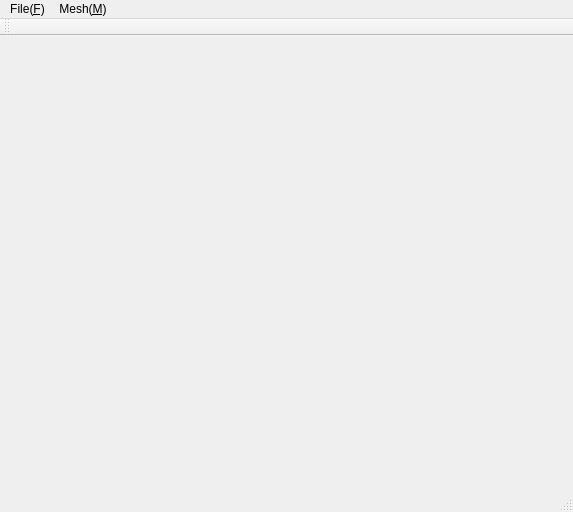
<?xml version="1.0" encoding="UTF-8"?>
<ui version="4.0">
 <class>subwindow1</class>
 <widget class="QMainWindow" name="subwindow1">
  <property name="geometry">
   <rect>
    <x>0</x>
    <y>0</y>
    <width>573</width>
    <height>512</height>
   </rect>
  </property>
  <property name="windowTitle">
   <string>subwindow1</string>
  </property>
  <widget class="QWidget" name="centralWidget">
   <layout class="QGridLayout" name="gridLayout">
    <item row="0" column="0">
     <widget class="visualWidget" name="widget" native="true"/>
    </item>
   </layout>
  </widget>
  <widget class="QMenuBar" name="menuBar">
   <property name="geometry">
    <rect>
     <x>0</x>
     <y>0</y>
     <width>573</width>
     <height>23</height>
    </rect>
   </property>
   <widget class="QMenu" name="menuFile_F">
    <property name="title">
     <string>File(&amp;F)</string>
    </property>
    <addaction name="actionNew"/>
    <addaction name="actionOpen"/>
    <addaction name="actionSave"/>
    <addaction name="actionSaveAs"/>
    <addaction name="actionExit"/>
   </widget>
   <widget class="QMenu" name="menuMesh_M">
    <property name="title">
     <string>Mesh(&amp;M)</string>
    </property>
    <addaction name="actionMeshparameterization"/>
    <addaction name="actionMeshdomain"/>
    <addaction name="actionClear"/>
   </widget>
   <addaction name="menuFile_F"/>
   <addaction name="menuMesh_M"/>
  </widget>
  <widget class="QToolBar" name="mainToolBar">
   <attribute name="toolBarArea">
    <enum>TopToolBarArea</enum>
   </attribute>
   <attribute name="toolBarBreak">
    <bool>false</bool>
   </attribute>
  </widget>
  <widget class="QStatusBar" name="statusBar"/>
  <action name="actionNew">
   <property name="text">
    <string>New(&amp;N)</string>
   </property>
   <property name="toolTip">
    <string>New</string>
   </property>
  </action>
  <action name="actionOpen">
   <property name="text">
    <string>Open(&amp;O)</string>
   </property>
   <property name="toolTip">
    <string>Open</string>
   </property>
  </action>
  <action name="actionSave">
   <property name="text">
    <string>Save(&amp;S)</string>
   </property>
   <property name="toolTip">
    <string>Save</string>
   </property>
  </action>
  <action name="actionSaveAs">
   <property name="text">
    <string>Save As(&amp;A)</string>
   </property>
  </action>
  <action name="actionExit">
   <property name="text">
    <string>Exit(&amp;X)</string>
   </property>
   <property name="toolTip">
    <string>Exit</string>
   </property>
  </action>
  <action name="actionMeshparameterization">
   <property name="text">
    <string>Mesh parameterization(&amp;P)</string>
   </property>
   <property name="toolTip">
    <string>Mesh parameterization</string>
   </property>
  </action>
  <action name="actionMeshdomain">
   <property name="text">
    <string>Mesh  domain(&amp;D)</string>
   </property>
   <property name="toolTip">
    <string>Mesh  domain</string>
   </property>
  </action>
  <action name="actionClear">
   <property name="text">
    <string>Clear(&amp;C)</string>
   </property>
   <property name="toolTip">
    <string>Clear</string>
   </property>
  </action>
 </widget>
 <layoutdefault spacing="6" margin="11"/>
 <customwidgets>
  <customwidget>
   <class>visualWidget</class>
   <extends>QWidget</extends>
   <header>visualwidget.h</header>
   <container>1</container>
  </customwidget>
 </customwidgets>
 <resources/>
 <connections/>
</ui>
